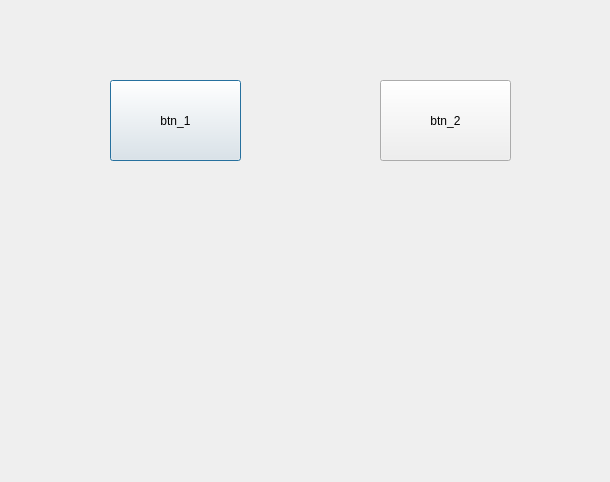
<?xml version="1.0" encoding="UTF-8"?>
<ui version="4.0">
 <class>dialog</class>
 <widget class="QDialog" name="dialog">
  <property name="geometry">
   <rect>
    <x>0</x>
    <y>0</y>
    <width>610</width>
    <height>482</height>
   </rect>
  </property>
  <property name="windowTitle">
   <string>Dialog</string>
  </property>
  <widget class="QPushButton" name="btn_1">
   <property name="geometry">
    <rect>
     <x>110</x>
     <y>80</y>
     <width>131</width>
     <height>81</height>
    </rect>
   </property>
   <property name="whatsThis">
    <string>&lt;html&gt;&lt;head/&gt;&lt;body&gt;&lt;p&gt;asd&lt;/p&gt;&lt;/body&gt;&lt;/html&gt;</string>
   </property>
   <property name="text">
    <string>btn_1</string>
   </property>
  </widget>
  <widget class="QPushButton" name="btn_2">
   <property name="geometry">
    <rect>
     <x>380</x>
     <y>80</y>
     <width>131</width>
     <height>81</height>
    </rect>
   </property>
   <property name="whatsThis">
    <string>&lt;html&gt;&lt;head/&gt;&lt;body&gt;&lt;p&gt;asd&lt;/p&gt;&lt;/body&gt;&lt;/html&gt;</string>
   </property>
   <property name="text">
    <string>btn_2</string>
   </property>
  </widget>
 </widget>
 <resources/>
 <connections/>
</ui>
